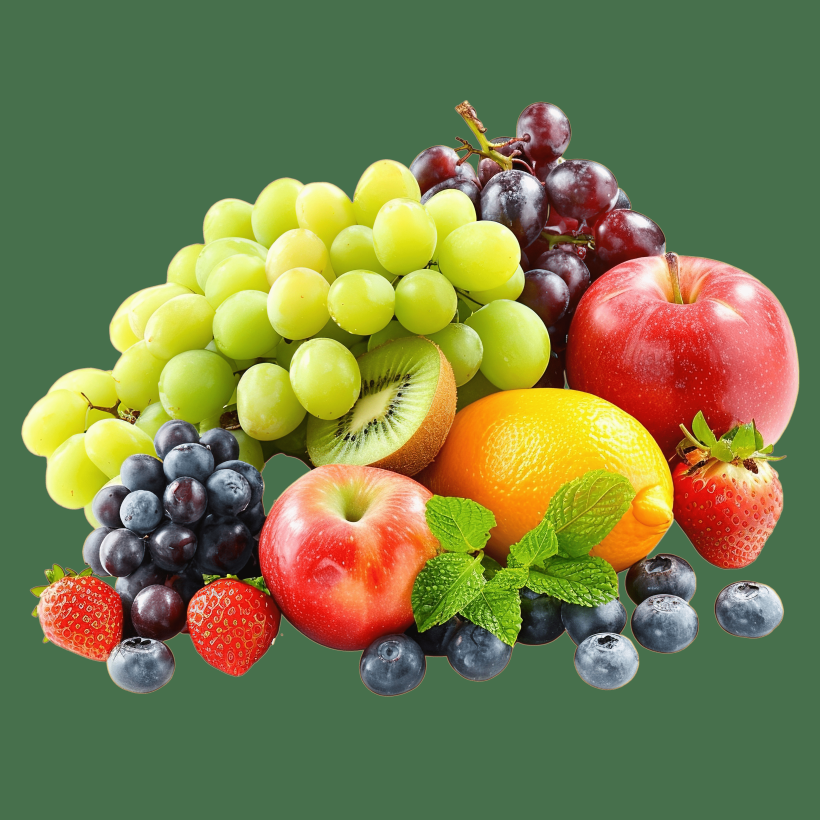
#> input picture OpenCV/fruits.png, 4096 x 4096 px, found by its file name (shown at 1/5 size)
$ jupyter execute 'Lec 7- Cropping image.ipynb'
#> lines starting #> are read from the running program, lines starting #| are printed output that depends on the picture
## Cropping an image

[cell 1]
import cv2
img=cv2.imread('/Users/priyanshugupta/Desktop/OpenCV/fruits.png')
#> img is the input picture: shape (4096, 4096, 3); mean B, G, R 74.9, 125.7, 120.9
cv2.imshow('window',img)
cv2.waitKey(50)

[cell 2]
img_crop=img[3000:4096,3000:4096]
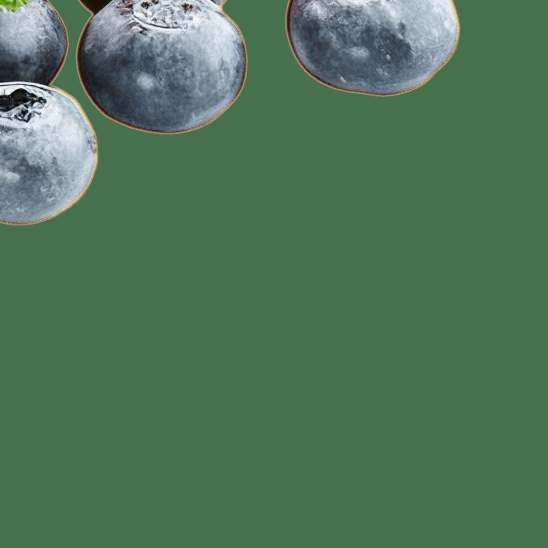
#> img_crop: shape (1096, 1096, 3) (shown at 1/2 size); mean B, G, R 87.7, 116.1, 80.2

cv2.imshow('window',img_crop)
cv2.waitKey(50)

[cell 3]
img_crop.shape
#> Out = (1096, 1096, 3)

we take (height,width)

[cell 4]
img_crop=img[0:300,0:300]
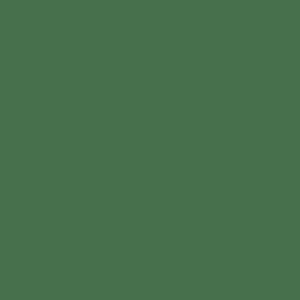
#> img_crop: shape (300, 300, 3); mean B, G, R 76, 112, 71
cv2.imshow('window',img_crop)
cv2.waitKey(50)
